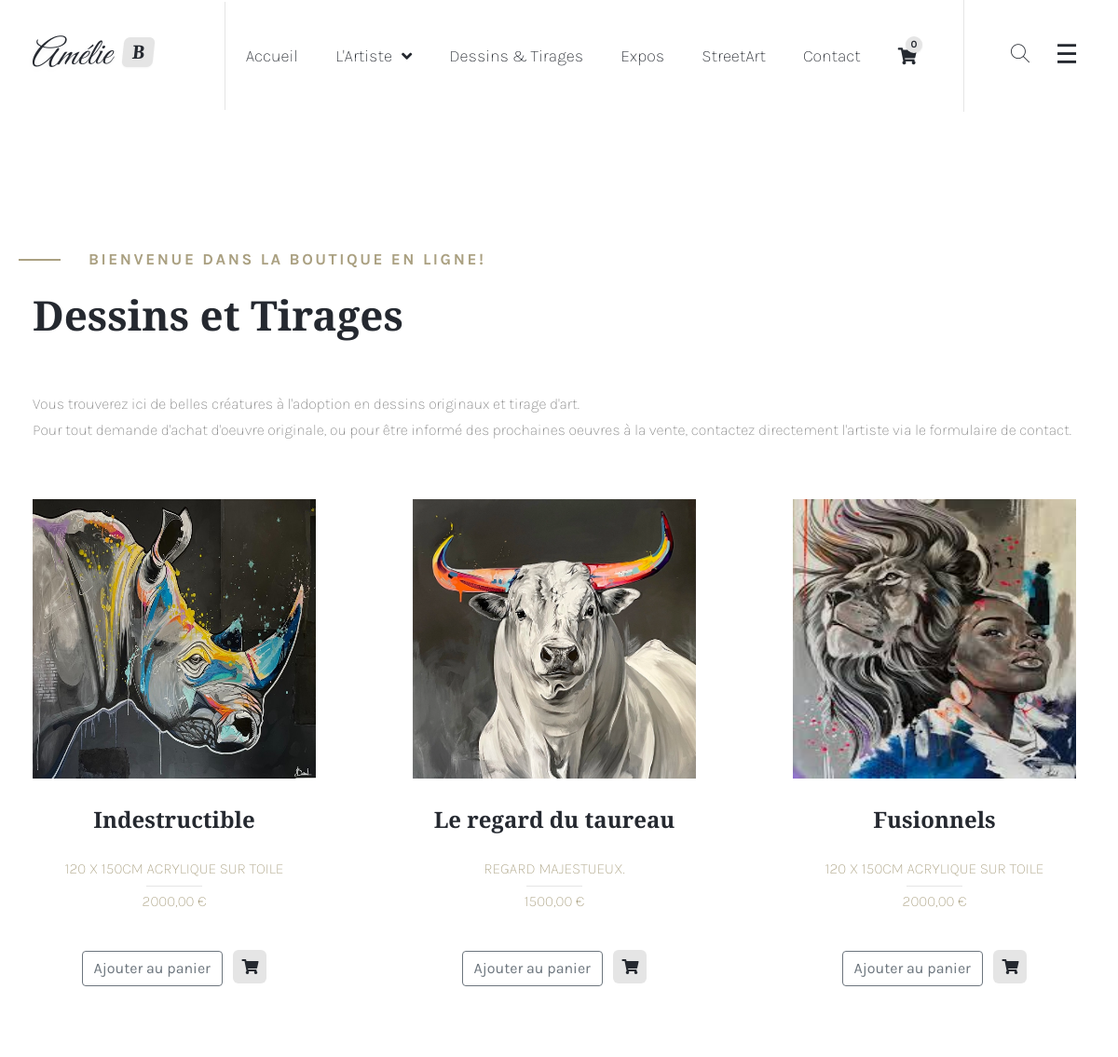
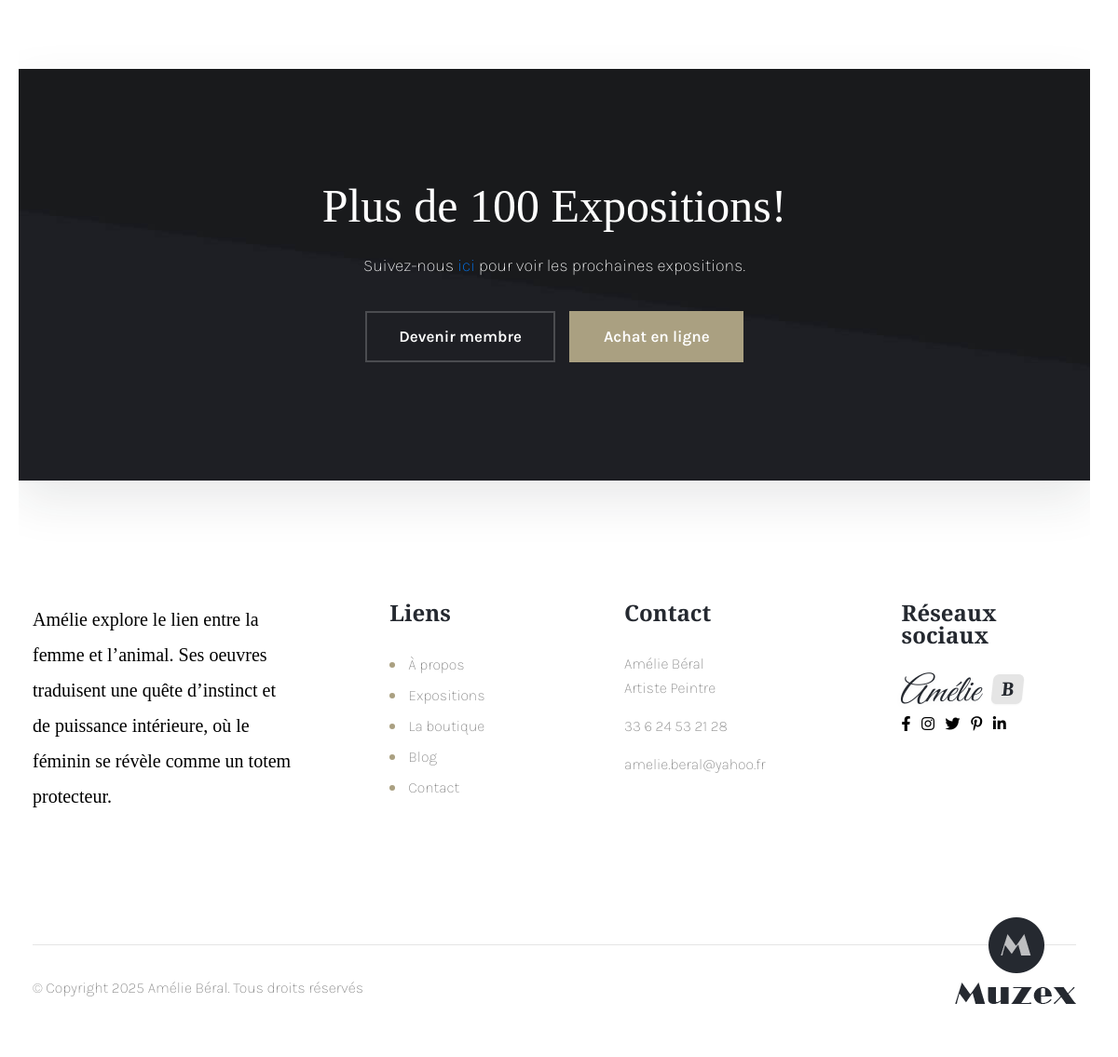
Screenshot of /dessins-tirages/ with the database file from the repository (2 pictures, top to bottom).
### home/models.py (models this page shows, shortened)
class Tableau(models.Model):
    title = models.CharField("Titre", max_length=100)
    description = models.TextField("Description", null=True, blank=True)
    image = models.ImageField("Image du tableau", upload_to='paintings/', null=True, blank=True)
    price = models.DecimalField(
        "Prix",
        max_digits=10,
        decimal_places=2,
        null=True,
        blank=True,
        validators=[MinValueValidator(Decimal('0.01'))]
    )
    status = models.CharField("Statut", max_length=20, choices=[
        ('available', "Disponible"),
        ('sold', "Vendu"),
        ('reserved', "Réservé"),
    ], default='available')
    created_at = models.DateTimeField("Date de création", auto_now_add=True)
    updated_at = models.DateTimeField("Date de mise à jour", auto_now=True)
    class Meta:
        verbose_name = "Tableau"
        verbose_name_plural = "Tableaux"

### home/views.py (the view)
# urls.py: path('dessins-tirages/', dessins_tirages, name='dessins_tirages'),
def dessins_tirages(request):
    dessins_tirages = Tableau.objects.all()
    context = {
        'dessins_tirages': dessins_tirages
    }
    return render(request, 'home/dessins_tirages.html', context)

### templates/home/dessins_tirages.html (shortened to what this page needs)
{% extends 'home/layouts/base.html' %}
{% block content %}
<div class="page-wrapper">
    {% include 'home/layouts/nav.html' %}
    <section class="venue-one">
        <div class="container">
            <div class="venue-one__top">
                <div class="block-title">
                    <p>Bienvenue dans la boutique en ligne!</p>
                    <h3>Dessins et Tirages</h3>
                </div>
                <p>Vous trouverez ici de belles créatures à l'adoption en dessins originaux et tirage d'art.<br>
                    Pour tout demande d'achat d'oeuvre originale, ou pour être informé des prochaines oeuvres à la vente, contactez directement l'artiste via le formulaire de contact.
                </p>
            </div>
            <div class="row high-gutter">
                {% for item in dessins_tirages %}
                <div class="col-lg-4">
                    <div class="venue-one__single">
                        <div class="venue-one__image">
                            <img src="{{ item.image.url }}" alt="" width="300" height="300">
                        </div>
                        <div class="venue-one__content">
                            <h3><a href="#">{{ item.title }}</a></h3>
                            <p><span class="venue-one__time">{{ item.description }}</span></p>
                            <hr class="venue-divider" />
                            <p><span class="venue-one__time">{{ item.price }} €</span></p>
                            <br>
                            <button type="button"
                                    class="btn btn-outline-secondary add-to-cart"
                                    data-item-id="{{ item.id }}"
                                    data-item-title="{{ item.title|escape }}"
                                    data-item-price="{{ item.price|default:"0.00" }}"
                                    data-item-image="{% if item.image %}{{ item.image.url }}{% endif %}">
                            </button>
                           <a href="{% url 'cart' %}" class="small-cart-link" title="Voir le panier" aria-label="Voir le panier">
                               <i class="fa fa-shopping-cart" aria-hidden="true"></i>
                           </a>
                        </div>
                    </div>
                </div>
                {% endfor %}
            </div>
        </div>
    </section>
    {% include 'home/layouts/exhib_banner.html' %}
    {% include 'home/layouts/footer.html' %}
    </div>
    {% endblock content %}

### templates/home/layouts/base.html (shortened to what this page needs)
<!DOCTYPE html>
{% load static %}
<html lang="en" dir="ltr">
    <head>
        <link rel="stylesheet" href="{% static 'home/assets/css/bootstrap.min.css' %}">
        <link rel="stylesheet" href="{% static 'home/assets/css/bootstrap-datepicker.min.css' %}">
        <link rel="stylesheet" href="{% static 'home/assets/css/bootstrap-select.min.css' %}">
        <link rel="stylesheet" href="{% static 'home/assets/css/fontawesome-all.min.css' %}">
        <link rel="stylesheet" href="{% static 'home/assets/css/jquery.mCustomScrollbar.min.css' %}">
        <link rel="stylesheet" href="{% static 'home/assets/css/magnific-popup.css' %}">
        <link rel="stylesheet" href="{% static 'home/assets/css/owl.carousel.min.css' %}">
        <link rel="stylesheet" href="{% static 'home/assets/css/owl.theme.default.min.css' %}">
        <link rel="stylesheet" href="{% static 'home/assets/css/animate.css' %}">
        <link rel="stylesheet" href="{% static 'home/assets/css/hover-min.css' %}">
        <link rel="stylesheet" href="{% static 'home/assets/css/muzex-icons.css' %}">
        <link rel="stylesheet" href="{% static 'home/assets/css/cart.css' %}">
        <link rel="stylesheet" href="{% static 'home/assets/css/style.css' %}">
        <link rel="stylesheet" href="{% static 'home/assets/css/responsive.css' %}">
    </head>
    <body>
    {% block content %}
    {% endblock %}
    </body>
</html>

### templates/home/layouts/nav.html (shortened to what this page needs)
<nav class="main-nav-one stricky">
    <div class="container">
        <div class="inner-container">
            <div class="logo-box">
                <a href="{% url 'accueil' %}" class="logo-text" aria-label="Amélie B — Accueil">
                    <span class="logo-name">Amélie</span>
                    <span class="logo-initial">B</span>
                </a>
            </div>
            <div class="main-nav__main-navigation">
                <ul class="main-nav__navigation-box">
                    <li>
                        <a href="{% url 'accueil' %}">Accueil</a>
                    </li>
                    <li class="dropdown">
                        <a href="javascript:void(0)">L'Artiste</a>
                    </li>
                    <li>
                        <a href="{% url 'dessins_tirages' %}">Dessins & Tirages</a>
                    </li>
                    <li>
                        <a href="{% url 'expositions' %}">Expos</a>
                    </li>
                    <li>
                        <a href="javascript:void(0)">StreetArt</a>
                    </li>
                    <li><a href="{% url 'contact' %}">Contact</a></li>
                    <li class="nav-cart">
                        <a href="{% url 'cart' %}" title="Panier">
                            <span class="cart-icon" aria-hidden="true">
                                <i class="fa fa-shopping-cart"></i>
                                <span class="mini-cart-count">0</span>
                            </span>
                        </a>
                    </li>
                </ul>
            </div>
            <div class="main-nav__right">
                <a href="#" class="search-popup__toggler"><i class="muzex-icon-search"></i></a>
                <a class="sidemenu-icon side-content__toggler" href="#"><i class="muzex-icon-menu"></i></a>
            </div>
        </div>
    </div>
</nav>

### templates/home/layouts/exhib_banner.html
<section class="cta-one" style="background-image: url(/static/home/assets/images/shapes/cta-bg-1-1.jpg);">
    <div class="container text-center">
        <h3>Plus de 100 Expositions!</h3>
        <p>Suivez-nous <a href="{% url 'expositions' %}">ici</a> pour voir les prochaines expositions.</p>
        <div class="cta-one__btn-block">
            <a href="javascript:void(0)" class="thm-btn cta-one__btn-one">Devenir membre</a>
            <a href="{% url 'dessins_tirages' %}" class="thm-btn cta-one__btn-two">Achat en ligne</a>
        </div>
    </div>
</section>

### templates/home/layouts/footer.html
<footer class="site-footer">
    <div class="site-footer__upper">
        <div class="container">
            <div class="row">
                <div class="col-lg-4">
                    <div class="footer-widget footer-widget__about">
                        <p>Amélie explore le lien entre la femme et l’animal.
                            Ses oeuvres traduisent une quête d’instinct et de puissance intérieure, où le féminin
                            se révèle comme un totem protecteur.
                        </p>
                    </div>
                </div>
                <div class="col-lg-2">
                    <div class="footer-widget footer-widget__links">
                        <h3 class="footer-widget__title">Liens</h3>
                        <ul class="footer-widget__links-list list-unstyled">
                            <li>
                                <a href="{% url 'about' %}">À propos </a>
                            </li>
                            <li>
                                <a href="{% url 'expositions' %}">Expositions</a>
                            </li>
                            <li>
                                <a href="{% url 'dessins_tirages' %}">La boutique</a>
                            </li>
                            <li>
                                <a href="{% url 'blog' %}">Blog</a>
                            </li>
                            <li>
                                <a href="{% url 'contact' %}">Contact</a>
                            </li>
                        </ul>
                    </div>
                </div>
                <div class="col-lg-3">
                    <div class="footer-widget footer-widget__contact">
                        <h3 class="footer-widget__title">Contact</h3>
                        <p>Amélie Béral  <br>
                            Artiste Peintre</p>
                        <p><a href="tel:(617)-495-9400">33 6 24 53 21 28</a></p>
                        <p><a href="mailto:example@muzex.com">amelie.beral@yahoo.fr</a></p>
                    </div>
                </div>
                <div class="col-lg-3">
                    <div class="footer-widget footer-widget__open-hrs">
                        <h3 class="footer-widget__title">
                            Réseaux sociaux
                        </h3>
                        <div class="logo-box">
                            <a href="{% url 'accueil' %}" class="logo-text" aria-label="Amélie B — Accueil">
                                <span class="logo-name">Amélie</span>
                                <span class="logo-initial">B</span>
                            </a>
                        </div>
                        <ul class="footer-social list-unstyled">
                            <li>
                                <a href="https://facebook.com/" target="_blank" rel="noopener" aria-label="Facebook"><i class="fab fa-facebook-f"></i></a>
                                <a href="https://instagram.com/" target="_blank" rel="noopener" aria-label="Instagram"><i class="fab fa-instagram"></i></a>
                                <a href="https://twitter.com/" target="_blank" rel="noopener" aria-label="Twitter"><i class="fab fa-twitter"></i></a>
                                <a href="https://pinterest.com/" target="_blank" rel="noopener" aria-label="Pinterest"><i class="fab fa-pinterest-p"></i></a>
                                <a href="https://linkedin.com/" target="_blank" rel="noopener" aria-label="LinkedIn"><i class="fab fa-linkedin-in"></i></a>
                            </li>
                        </ul>
                    </div>
                </div>
            </div>
        </div>
    </div>
    <div class="site-footer__bottom">
        <div class="container">
            <div class="inner-container">
                <p>&copy; Copyright 2025 Amélie Béral. Tous droits réservés</p>
                <a href="index.html" class="site-footer__bottom-logo">
                    <img src="assets/images/logo-footer-1.png" alt="">
                </a>
            </div>
        </div>
    </div>
</footer>

### static/home/assets/css/cart.css (style rules this page uses)
body { padding: 0px 30px 30px 20px; font-family: "HelveticaNeue-Light", "Helvetica Neue Light", "Helvetica Neue", Helvetica, Arial, sans-serif; font-weight: 100; }

### rows the page displays
Tableau: image (picture), title "Indestructible", description "120 X 150CM ACRYLIQUE SUR TOILE", price "2000,00"
Tableau: image (picture), title "Le regard du taureau", description "REGARD MAJESTUEUX.", price "1500,00"
Tableau: image (picture), title "Fusionnels", description "120 X 150CM ACRYLIQUE SUR TOILE", price "2000,00"
